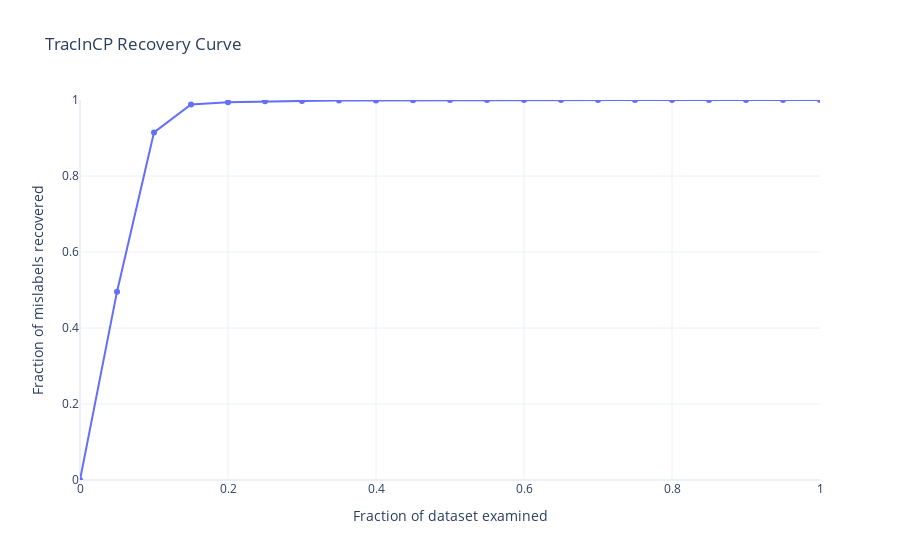

Notebook cell for this chart:
### Code cell
is_mislabeled = np.array(dataset['mislabeled'])

plot_recovery_curve(total_influence_mislabeled_dataset, is_mislabeled)

### Figure 1 — Plotly figure (JSON) as saved in the notebook; plotly's stock layout.template omitted (floating-point values rounded to 4 significant figures)
{"data": [{"mode": "lines+markers", "name": "Recovery Curve", "type": "scatter", "x": [2e-05, 0.05002, 0.1, 0.15, 0.2, 0.25, 0.3, 0.35, 0.4, 0.45, 0.5, 0.55, 0.6, 0.65, 0.7, 0.75, 0.8, 0.85, 0.9, 0.95, 1.0], "y": [0.0002, 0.4956, 0.9148, 0.9884, 0.994, 0.9964, 0.9976, 0.9986, 0.999, 0.9994, 0.9998, 0.9998, 0.9998, 0.9998, 0.9998, 1.0, 1.0, 1.0, 1.0, 1.0, 1.0]}], "layout": {"title": {"text": "TracInCP Recovery Curve"}, "xaxis": {"range": [0, 1], "title": {"text": "Fraction of dataset examined"}}, "yaxis": {"range": [0, 1], "title": {"text": "Fraction of mislabels recovered"}}}}
